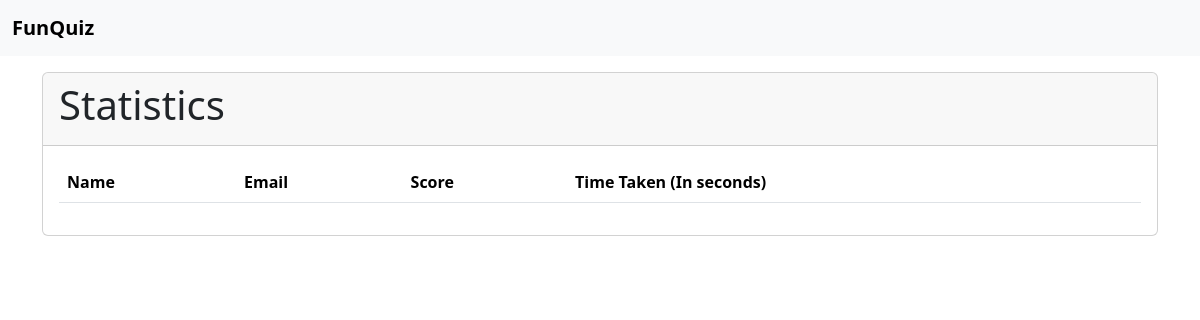
The app's page /quiz/stats/dbms-quiz (signed in), older data.
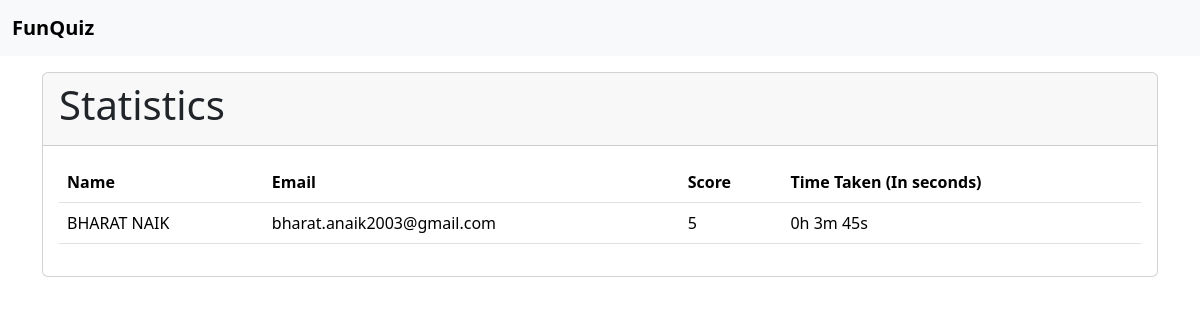
The same page, newer data.
### tables this page shows
CREATE TABLE RESULT (
    RESULT_ID INTEGER PRIMARY KEY AUTOINCREMENT,
    SCORE INTEGER,
    USER_ID INTEGER,
    QUIZ_CODE TEXT,
    TIME_TAKEN FLOAT,
    SUBMITTED_AT DATETIME,
    FOREIGN KEY(USER_ID) REFERENCES USERS(ID)  ON DELETE CASCADE,
    FOREIGN KEY(QUIZ_CODE) REFERENCES QUIZ(CODE)  ON DELETE CASCADE
);

CREATE TABLE USERS (
    ID INTEGER PRIMARY KEY AUTOINCREMENT,
    FNAME TEXT,
    LNAME TEXT,
    EMAIL TEXT NOT NULL UNIQUE,
    AGE INTEGER
);

### wsgi.py (the view)
@app.route("/quiz/stats/<code>")
@admin_required
def statistics(code):
    return render_template("quiz/statistics.html", stats=QuizHandler().stats(code))

### utils/database.py (called while the page is built)
    def __del__(self):
        self.conn.close()

### utils/quizhandler.py (called while the page is built)
    def stats(self, code):
        stats = self.cur.execute("""SELECT U.FNAME || ' ' || U.LNAME, R.SCORE, R.TIME_TAKEN , U.EMAIL
                         FROM USERS U JOIN RESULT R ON U.ID = R.USER_ID
                         WHERE R.QUIZ_CODE = ?
                         ORDER BY R.SUBMITTED_AT;
                         """, (code, )).fetchall()
        return stats

### templates/quiz/statistics.html
{% extends 'base.html' %}
{% block content %}
<div class="card">
    <div class="card-header">
        <h1>Statistics</h1>
    </div>
    <div class="card-body">
        <table class="table bordered">
            <tr><th>Name</th><th>Email</th><th>Score</th> <th>Time Taken (In seconds)</th></tr>
            {% for row in stats %}
                <tr><td>{{ row[0] }} </td><td>{{ row[3] }}</td><td>{{ row[1] }}</td><td>{{ row[2] |duration_format}}</td></tr>
            {% endfor %}
        </table>
    </div>
</div>
{% endblock content %}

### templates/base.html (shortened to what this page needs)
<!doctype html>
<html lang="en">
  <head>
    <link href="https://cdn.jsdelivr.net/npm/bootstrap@5.3.3/dist/css/bootstrap.min.css" rel="stylesheet">
  </head>
  <body>
    {% include 'components/navbar.html' %}
    <div class="container py-3">
        {% block content %}
        {% endblock content %}
    </div>
  </body>
</html>

### templates/components/navbar.html
<nav class="navbar bg-body-tertiary">
    <div class="container-fluid">
        <a class="navbar-brand" href="/"><strong>FunQuiz</strong></a>
    </div>
</nav>

Row changes from the older to the newer data that the page shows:
added RESULT: row "BHARAT NAIK", EMAIL "bharat.anaik2003@gmail.com", SCORE "5", TIME_TAKEN "0h 3m 45s"
